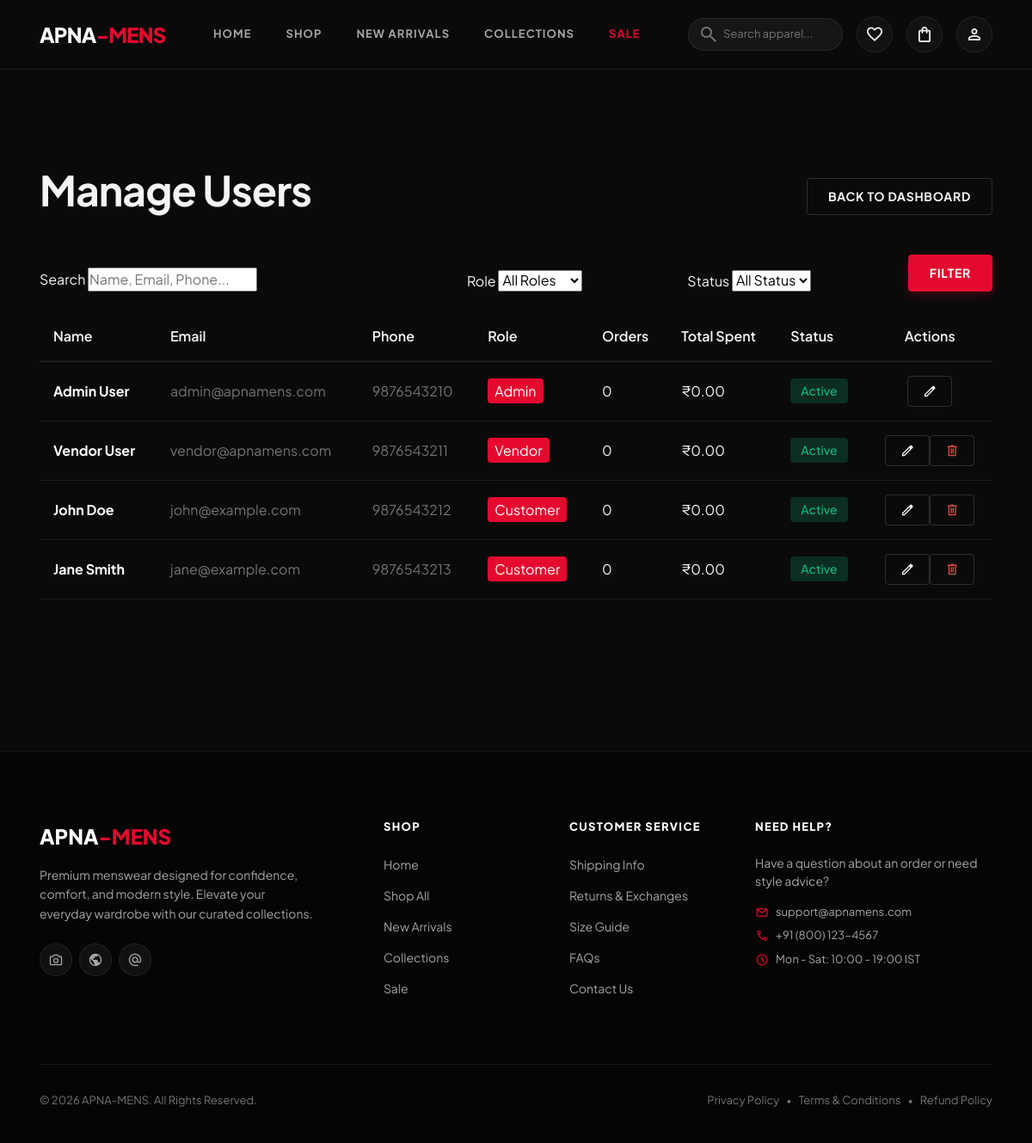
Page /admin/users (signed in) on the committed database.
### tables this page shows
CREATE TABLE IF NOT EXISTS `users` (
  `id` int(11) NOT NULL AUTO_INCREMENT,
  `name` varchar(100) NOT NULL,
  `email` varchar(100) NOT NULL UNIQUE,
  `password` varchar(255) NOT NULL,
  `phone` varchar(20) DEFAULT NULL,
  `avatar` varchar(255) DEFAULT NULL,
  `role` ENUM('customer', 'vendor', 'admin') DEFAULT 'customer',
  `status` ENUM('active', 'inactive', 'suspended') DEFAULT 'active',
  `failed_login_attempts` int(11) DEFAULT 0,
  `locked_until` datetime DEFAULT NULL,
  `email_verified` tinyint(1) DEFAULT 0,
  `created_at` timestamp NOT NULL DEFAULT CURRENT_TIMESTAMP,
  `updated_at` timestamp NOT NULL DEFAULT CURRENT_TIMESTAMP ON UPDATE CURRENT_TIMESTAMP,
  PRIMARY KEY (`id`),
  KEY `idx_email` (`email`),
  KEY `idx_role` (`role`)
);

### app/core/View.php (called while the page is built, shortened)
<?php
class View {
    public static function render($view, $data = []) {
        extract($data);
        $possiblePaths = [
            VIEW_PATH . '/' . $view . '.php',
            VIEW_PATH . '/pages/' . $view . '.php',
        ];
        $viewFile = null;
        foreach ($possiblePaths as $path) {
            if (file_exists($path)) {
                $viewFile = $path;
                break;
            }
        }
        require $viewFile;
        require VIEW_PATH . '/layouts/main.php';
    }
}

### app/core/Controller.php (called while the page is built, shortened)
<?php
class Controller {
    protected function view($view, $data = []) {
        View::render($view, $data);
    }
    protected function get($key = null, $default = null) {
        return $_GET[$key] ?? $default;
    }
}

### app/controllers/Admin/UserAdminController.php (called while the page is built, shortened)
<?php
class UserAdminController extends \Controller {
    public function index() {
        $db = \Database::getInstance();
        $search = $this->get('search', '');
        $role = $this->get('role', '');
        $status = $this->get('status', '');
        $page = max(1, (int)($this->get('page', 1)));
        $perPage = 20;
        $offset = ($page - 1) * $perPage;
        $sql = "SELECT u.*,
                (SELECT COUNT(*) FROM orders WHERE user_id = u.id) as order_count,
                (SELECT SUM(total) FROM orders WHERE user_id = u.id AND payment_status = 'paid') as total_spent
                FROM users u
                WHERE 1=1";
        $params = [];
        $sql .= " ORDER BY u.created_at DESC LIMIT ? OFFSET ?";
        $params[] = $perPage;
        $params[] = $offset;
        $stmt = $db->prepare($sql);
        $stmt->execute($params);
        $users = $stmt->fetchAll();
        $countSql = "SELECT COUNT(*) as total FROM users u WHERE 1=1";
        $countParams = [];
        $countStmt = $db->prepare($countSql);
        $countStmt->execute($countParams);
        $total = $countStmt->fetch()['total'];
        $this->view('admin/users/index', [
            'title' => 'Manage Users - Admin',
            'users' => $users,
            'search' => $search,
            'role' => $role,
            'status' => $status,
            'page' => $page,
            'total' => $total,
            'perPage' => $perPage
        ]);
    }
}

### app/core/Session.php (called while the page is built, shortened)
<?php
class Session {
    public static function get($key, $default = null) {
        return $_SESSION[$key] ?? $default;
    }
}

### app/core/Auth.php (called while the page is built, shortened)
<?php
class Auth {
    public static function id() {
        return Session::get('user_id');
    }
}

### app/views/admin/users/index.php (the view, shortened to what this page needs)
<section class="section">
    <div class="container">
        <div class="u-flex u-justify-between u-items-center u-mb-xl">
            <h1>Manage Users</h1>
            <a href="/admin/dashboard" class="btn btn-outline">Back to Dashboard</a>
        </div>
        <div class="card u-mb-lg">
            <div class="card-body">
                <form method="GET" action="/admin/users" class="grid" style="grid-template-columns: 2fr 1fr 1fr auto; gap: 1rem; align-items: end;">
                    <div class="form-group">
                        <label class="form-label">Search</label>
                        <input type="text" name="search" class="form-input" placeholder="Name, Email, Phone..." value="<?php echo htmlspecialchars($search ?? ''); ?>">
                    </div>
                    <div class="form-group">
                        <label class="form-label">Role</label>
                        <select name="role" class="form-input">
                            <option value="">All Roles</option>
                        </select>
                    </div>
                    <div class="form-group">
                        <label class="form-label">Status</label>
                        <select name="status" class="form-input">
                            <option value="">All Status</option>
                        </select>
                    </div>
                    <div class="form-group">
                        <button type="submit" class="btn btn-primary btn-block">Filter</button>
                    </div>
                </form>
            </div>
        </div>
        <div class="card">
            <div class="card-body">
                <?php if (empty($users)): ?>
                    <div class="u-text-center u-p-xl">
                        <p class="u-text-muted">No users found</p>
                    </div>
                <?php else: ?>
                    <div style="overflow-x: auto;">
                        <table style="width: 100%; border-collapse: collapse;">
                            <thead>
                                <tr style="border-bottom: 2px solid var(--border-color);">
                                    <th style="padding: 1rem; text-align: left;">Name</th>
                                    <th style="padding: 1rem; text-align: left;">Email</th>
                                    <th style="padding: 1rem; text-align: left;">Phone</th>
                                    <th style="padding: 1rem; text-align: left;">Role</th>
                                    <th style="padding: 1rem; text-align: left;">Orders</th>
                                    <th style="padding: 1rem; text-align: left;">Total Spent</th>
                                    <th style="padding: 1rem; text-align: left;">Status</th>
                                    <th style="padding: 1rem; text-align: center;">Actions</th>
                                </tr>
                            </thead>
                            <tbody>
                                <?php foreach ($users as $user): ?>
                                    <tr style="border-bottom: 1px solid var(--border-color);">
                                        <td style="padding: 1rem;"><strong style="color: white;"><?php echo htmlspecialchars($user['name'] ?? 'N/A'); ?></strong></td>
                                        <td style="padding: 1rem; color: var(--text-muted);"><?php echo htmlspecialchars($user['email'] ?? 'N/A'); ?></td>
                                        <td style="padding: 1rem; color: var(--text-muted);"><?php echo htmlspecialchars($user['phone'] ?? 'N/A'); ?></td>
                                        <td style="padding: 1rem;">
                                            <span class="badge" style="background: var(--primary); color: white; padding: 0.25rem 0.5rem; border-radius: var(--radius-sm);">
                                                <?php echo ucfirst($user['role']); ?>
                                            </span>
                                        </td>
                                        <td style="padding: 1rem;"><?php echo $user['order_count'] ?? 0; ?></td>
                                        <td style="padding: 1rem;">₹<?php echo number_format($user['total_spent'] ?? 0, 2); ?></td>
                                        <td style="padding: 1rem;">
                                            <span class="status-badge status-<?php echo $user['status']; ?>">
                                                <?php echo ucfirst($user['status']); ?>
                                            </span>
                                        </td>
                                        <td style="padding: 1rem; text-align: center;">
                                            <div class="u-flex u-gap-sm u-justify-center">
                                                <a href="/admin/users/edit?id=<?php echo $user['id']; ?>" class="btn btn-outline btn-sm" title="Edit">
                                                    <span class="material-symbols-outlined" style="font-size: 18px;">edit</span>
                                                </a>
                                                <?php if ($user['id'] != Auth::id()): ?>
                                                    <button onclick="deleteUser(<?php echo $user['id']; ?>)" class="btn btn-outline btn-sm" style="color: var(--error);" title="Delete">
                                                        <span class="material-symbols-outlined" style="font-size: 18px;">delete</span>
                                                    </button>
                                                <?php endif; ?>
                                            </div>
                                        </td>
                                    </tr>
                                <?php endforeach; ?>
                            </tbody>
                        </table>
                    </div>
                <?php endif; ?>
            </div>
        </div>
    </div>
</section>

### public/assets/css/settings.css (style rules this page uses)
:root { --primary: #E5092F; --primary-dark: #B80724; --primary-light: #FF2B4F; --bg-dark: #0a0a0a; --bg-darker: #050505; --bg-card: #121212; --bg-card-hover: #1a1a1a; --bg-banner: #1a1a1a; --bg-input: #161616; --accent-gold: #C69C6D; --accent-gold-dark: #A67C52; --muted: #A5A5A5; --muted-dark: #666666; --text-primary: #F5F5F5; --text-secondary: #A5A5A5; --text-muted: #737373; --border-color: rgba(255, 255, 255, 0.08); --border-color-light: rgba(255, 255, 255, 0.04); --border-color-strong: rgba(255, 255, 255, 0.15); --success: #10b981; --error: #ef4444; --warning: #f59e0b; --info: #3b82f6; --font-family: 'Plus Jakarta Sans', -apple-system, BlinkMacSystemFont, 'Segoe UI', Roboto, sans-serif; --font-size-xs: 0.75rem; --font-size-sm: 0.875rem; --font-size-base: 1rem; --font-size-lg: 1.125rem; --font-size-xl: 1.25rem; --font-size-2xl: 1.5rem; --font-size-3xl: 1.875rem; --font-size-4xl: 2.25rem; --font-size-5xl: 3rem; --font-weight-normal: 400; --font-weight-medium: 500; --font-weight-semibold: 600; --font-weight-bold: 700; --font-weight-extrabold: 800; --line-height-tight: 1.15; --line-height-normal: 1.5; --line-height-relaxed: 1.7; --spacing-xs: 0.25rem; --spacing-sm: 0.5rem; --spacing-md: 1rem; --spacing-lg: 1.5rem; --spacing-xl: 2rem; --spacing-2xl: 3rem; --spacing-3xl: 4rem; --spacing-4xl: 6rem; --breakpoint-sm: 640px; --breakpoint-md: 768px; --breakpoint-lg: 1024px; --breakpoint-xl: 1280px; --breakpoint-2xl: 1536px; --shadow-sm: 0 2px 4px rgba(0, 0, 0, 0.4); --shadow-md: 0 8px 16px rgba(0, 0, 0, 0.5); --shadow-lg: 0 16px 32px rgba(0, 0, 0, 0.6); --shadow-xl: 0 24px 48px rgba(0, 0, 0, 0.8); --shadow-glow: 0 0 20px rgba(229, 9, 47, 0.25); --radius-sm: 4px; --radius-md: 6px; --radius-lg: 10px; --radius-xl: 16px; --radius-full: 9999px; --transition-fast: 150ms cubic-bezier(0.4, 0, 0.2, 1); --transition-base: 250ms cubic-bezier(0.4, 0, 0.2, 1); --transition-slow: 400ms cubic-bezier(0.4, 0, 0.2, 1); --z-dropdown: 1000; --z-sticky: 1020; --z-fixed: 1030; --z-modal-backdrop: 1040; --z-modal: 1050; --z-popover: 1060; --z-tooltip: 1070; --z-toast: 1080; }

### public/assets/css/base.css (style rules this page uses)
*, *::before, *::after { box-sizing: border-box; margin: 0; padding: 0; }
html { font-size: 16px; -webkit-text-size-adjust: 100%; -webkit-font-smoothing: antialiased; -moz-osx-font-smoothing: grayscale; scroll-behavior: smooth; }
body { font-family: var(--font-family); font-size: var(--font-size-base); font-weight: var(--font-weight-normal); line-height: var(--line-height-normal); color: var(--text-primary); background-color: var(--bg-dark); min-height: 100vh; overflow-x: hidden; }
h1, h2, h3, h4, h5, h6 { font-weight: var(--font-weight-bold); line-height: var(--line-height-tight); color: var(--text-primary); margin-bottom: var(--spacing-md); letter-spacing: -0.02em; }
h1 { font-size: var(--font-size-5xl); }
a { color: var(--text-primary); text-decoration: none; transition: color var(--transition-fast), opacity var(--transition-fast); }
input, textarea, select, button { font-family: inherit; font-size: inherit; line-height: inherit; }
button { cursor: pointer; border: none; background: none; }
table { width: 100%; border-collapse: collapse; }
th, td { padding: var(--spacing-sm) var(--spacing-md); text-align: left; border-bottom: 1px solid var(--border-color); }
th { font-weight: var(--font-weight-semibold); color: var(--text-primary); }

### public/assets/css/layout.css (style rules this page uses)
.container { width: 100%; max-width: 1280px; margin: 0 auto; padding: 0 var(--spacing-md); }
.grid { display: grid; gap: var(--spacing-lg); }
.section { padding: var(--spacing-3xl) 0; }

### public/assets/css/components.css (style rules this page uses)
.btn { display: inline-flex; align-items: center; justify-content: center; gap: var(--spacing-sm); padding: 0.75rem 1.5rem; font-size: 0.875rem; font-weight: 700; letter-spacing: 0.05em; text-transform: uppercase; border-radius: var(--radius-sm); transition: all var(--transition-base); cursor: pointer; border: 1px solid transparent; text-decoration: none; line-height: 1.2; white-space: nowrap; }
.btn-primary { background-color: var(--primary); color: #ffffff; border-color: var(--primary); box-shadow: 0 4px 12px rgba(229, 9, 47, 0.25); }
.btn-outline { background-color: transparent; color: var(--text-primary); border: 1px solid var(--border-color-strong); }
.btn-sm { padding: 0.5rem 1rem; font-size: 0.75rem; }
.btn-block { width: 100%; }
.section { padding: 5rem 0; }

### public/assets/css/responsive.css (style rules this page uses)
html, body { overflow-x: hidden; max-width: 100%; }
@media (max-width: 1280px) { .container { max-width: 1140px; } }

### rows in the picture
users: name "Admin User", email "admin@apnamens.com", phone "9876543210", role "Admin", order_count "0", total_spent "0.00", status "Active"
users: name "Vendor User", email "vendor@apnamens.com", phone "9876543211", role "Vendor", order_count "0", total_spent "0.00", status "Active"
users: name "John Doe", email "john@example.com", phone "9876543212", role "Customer", order_count "0", total_spent "0.00", status "Active"
users: name "Jane Smith", email "jane@example.com", phone "9876543213", role "Customer", order_count "0", total_spent "0.00", status "Active"
